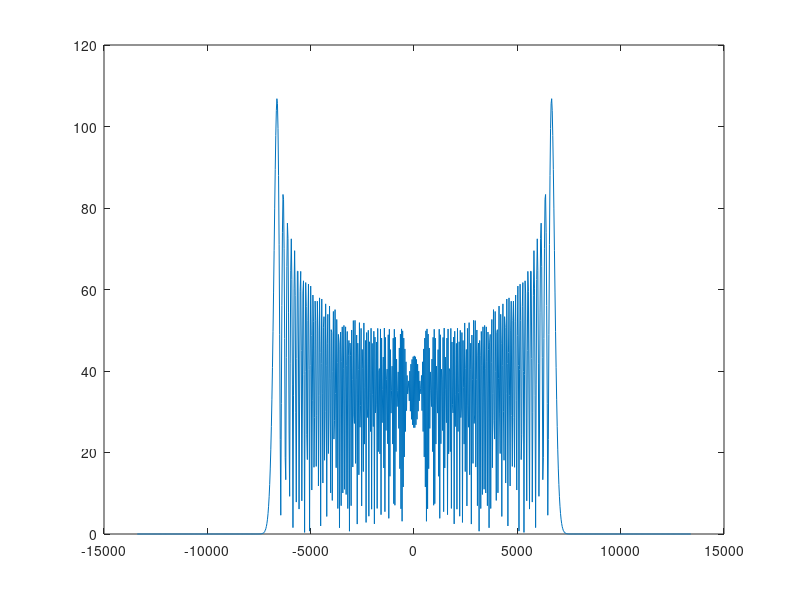

The MATLAB source for this figure:
close all;
t = linspace(0,pi/100,1000);
Omega = 200;
theta = Omega*t;
lambda  = 3e8/24.125e9;
k = 2*pi/lambda;
a = 0.25;
BW1 = 2*2*a*Omega/lambda
x = (0:1:length(t)-1) ; % -> range
x=(x-(x(end)/2))*BW1/(2*300);
n = (-800:1:800)';
A = sum(besselj(n,2*k*a).*1i.^n.*exp(1i*n*theta),1);
S = fftshift(fft(A));
figure
plot(x,abs(S));
BW2 = 550*Omega/(2*pi)



